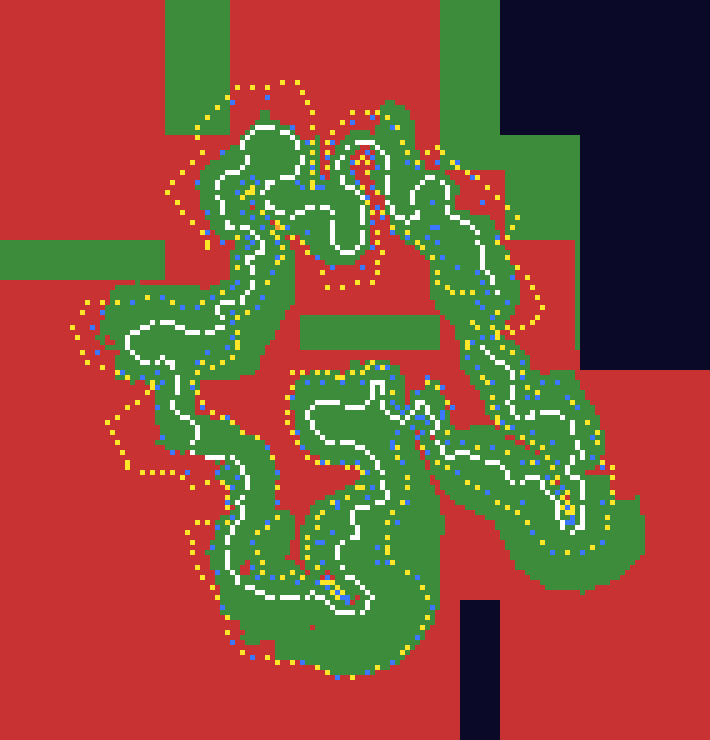
#> input picture ps2-research/track-delta1/turkey3-ps2-solid-map.png, 710 x 740 px
$ python ps2_output_sim.py ../track-delta1/turkey3-ps2-solid-map.png ../track-delta1/turkey3-ps2-solid-map.png 5 5
#> lines starting #> are read from the running program, lines starting #| are printed output that depends on the picture
import sys
from PIL import Image
import numpy as np
def ps2_output(img, ct16=True):
#> called with ct16 = True
    a=np.asarray(img.convert('RGB').resize((640,512),Image.BILINEAR)).astype(np.float32)
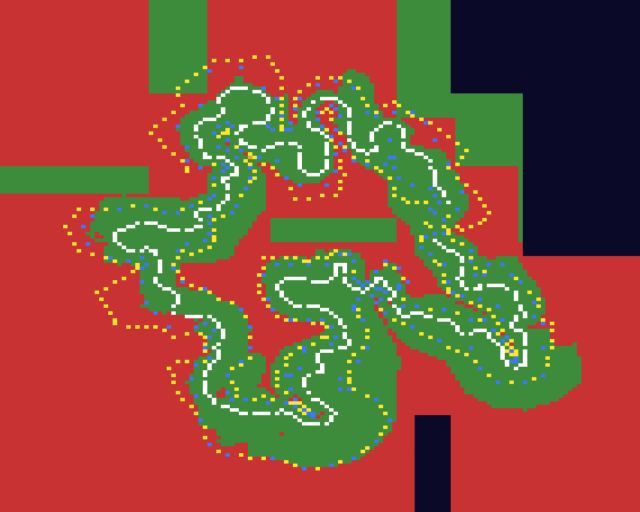
#> a: shape (512, 640, 3) float32; mean R, G, B 134.4, 80.1, 57.9
    if ct16: a=np.floor(a/8)*8          # PSMCT16 render buffer, GS expands RGB5 by <<3
    def field(off):
        # sprite 640x512 -> 512x256, bilinear, sample centres at u=(x+.5)*1.25, v=(y+.5)*2+off
#> called with off = 0
        xs=(np.arange(512)+.5)*1.25-.5; ys=(np.arange(256)+.5)*2-.5+off
        x0=np.clip(np.floor(xs).astype(int),0,639);x1=np.clip(x0+1,0,639);fx=(xs-np.floor(xs))[None,:,None]
        y0=np.clip(np.floor(ys).astype(int),0,511);y1=np.clip(y0+1,0,511);fy=(ys-np.floor(ys))[:,None,None]
        r0=a[y0][:,x0]*(1-fx)+a[y0][:,x1]*fx;r1=a[y1][:,x0]*(1-fx)+a[y1][:,x1]*fx
#> after `r0 = a[y0][:, x0] * (1 - fx) + a[y0][:, x1] * fx`:
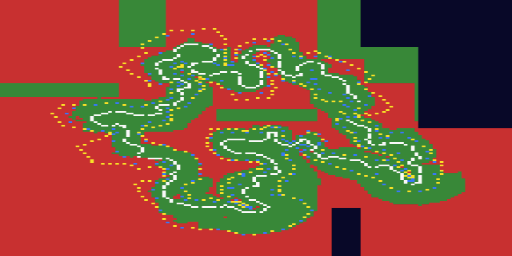
#> r0: shape (256, 512, 3) float64; mean R, G, B 132.6, 77.4, 55.4
#> after `r1 = a[y1][:, x0] * (1 - fx) + a[y1][:, x1] * fx`:
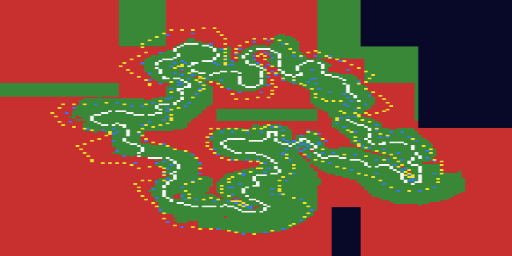
#> r1: shape (256, 512, 3) float64; mean R, G, B 132.7, 77.4, 55.5
        return r0*(1-fy)+r1*fy
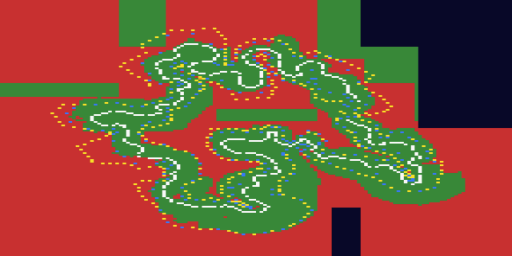
#> returned value: shape (256, 512, 3) float64; mean of channels 0, 1, 2 132.6, 77.4, 55.5; drawn as R, G, B
    f0,f1=field(0.0),field(0.5)          # packets 0x23f0 / 0x24f0 (+8/16 px)
#> call 2 of field, with off = 0.5
#> in field (call 2), `xs = (np.arange(512) + 0.5) * 1.25 - 0.5`: xs = 512 values from 0.125 to 638.9
#> in field (call 2), `x0 = np.clip(np.floor(xs).astype(int), 0, 639)`: x0 = 512 values from 0 to 638
#> in field (call 2), `x1 = np.clip(x0 + 1, 0, 639)`: x1 = 512 values from 1 to 639
#> in field (call 2), `fx = (xs - np.floor(xs))[None, :, None]`: fx = 512 values, max 0.875 at index 3, min 0.125 at index 0, mean 0.5
#> in field (call 2), `r1 = a[y1][:, x0] * (1 - fx) + a[y1][:, x1] * fx`:
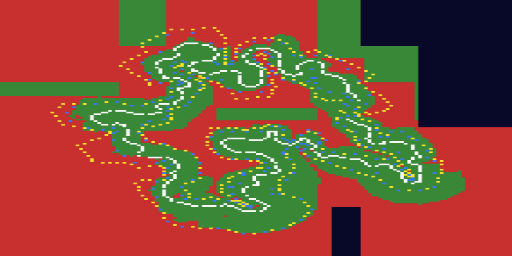
#> r1: shape (256, 512, 3) float64; mean R, G, B 132.9, 77.3, 55.5
    out=np.empty((512,512,3),np.float32);out[0::2]=f0;out[1::2]=f1   # weave both fields
#> after `out[0::2] = f0`:
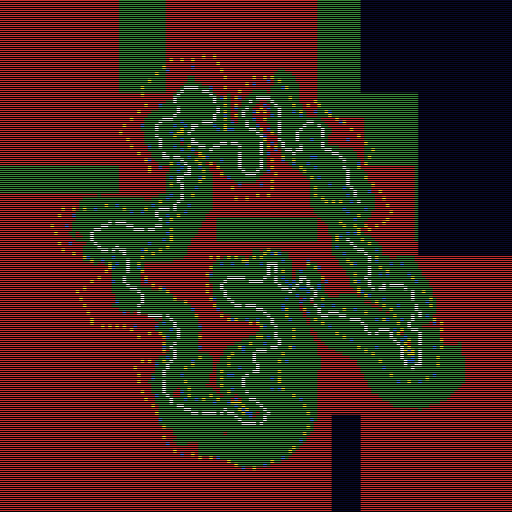
#> out: shape (512, 512, 3) float32; mean of channels 0, 1, 2 67.1, 39.5, 28.5; drawn as R, G, B
#> after `out[1::2] = f1`:
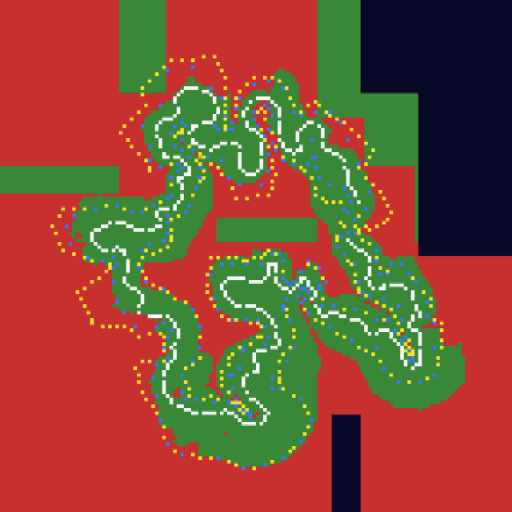
#> out: shape (512, 512, 3) float32; mean of channels 0, 1, 2 132.7, 77.4, 55.5; drawn as R, G, B
    return Image.fromarray(np.clip(out,0,255).astype(np.uint8))
#> returned value: PIL image 512x512 RGB
src,dst,w,h=sys.argv[1],sys.argv[2],int(sys.argv[3]),int(sys.argv[4])
ps2_output(Image.open(src)).resize((w,h),Image.BILINEAR).save(dst)
